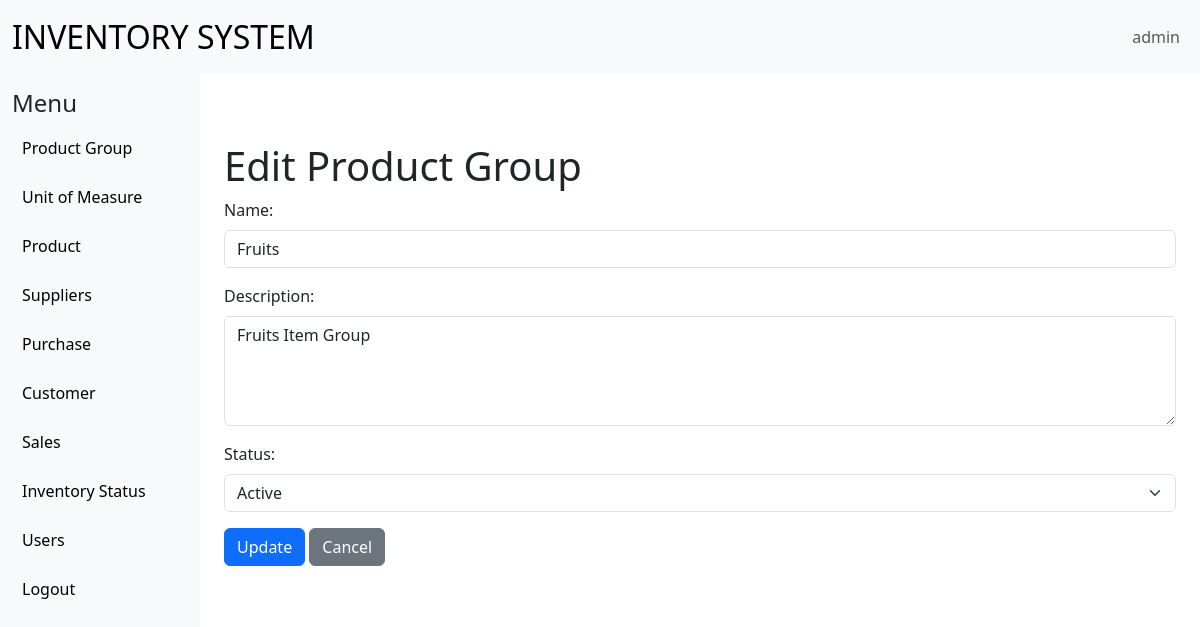
The app's page /productsystem/ProductGroupEdit.php?id=1 (signed in) with its own data.
### tables this page shows
CREATE TABLE `ProductGroups` (
  `id` int(11) NOT NULL,
  `name` varchar(255) NOT NULL,
  `description` text DEFAULT NULL,
  `status` enum('active','inactive') DEFAULT 'active'
);

### productsystem/ProductGroupEdit.php (the view, shortened to what this page needs)
<?php
include('../common/base.php');
$id = $con->real_escape_string($_GET['id']);
$query = "SELECT * FROM ProductGroups WHERE id = ?";
$stmt = $con->prepare($query);
$stmt->bind_param("s", $id);
$stmt->execute();
$result = $stmt->get_result();
$product_group = $result->fetch_assoc();
?>
<!DOCTYPE html>
<html lang="en">
<head>
    <link href="https://cdn.jsdelivr.net/npm/bootstrap@5.3.0/dist/css/bootstrap.min.css" rel="stylesheet">
</head>
<body>
    <div class="container mt-5">
        <h1>Edit Product Group</h1>
        <form method="post" action="">
            <div class="mb-3">
                <label for="name" class="form-label">Name:</label>
                <input type="text" id="name" name="name" class="form-control" value="<?php echo htmlspecialchars($product_group['name']); ?>" required>
            </div>
            <div class="mb-3">
                <label for="description" class="form-label">Description:</label>
                <textarea id="description" name="description" class="form-control" rows="4"><?php echo htmlspecialchars($product_group['description']); ?></textarea>
            </div>
            <div class="mb-3">
                <label for="status" class="form-label">Status:</label>
                <select id="status" name="status" class="form-select">
                    <option value="active" <?php if ($product_group['status'] === 'active') echo 'selected'; ?>>Active</option>
                </select>
            </div>
            <button type="submit" class="btn btn-primary">Update</button>
            <a href="ProductGroupList.php" class="btn btn-secondary">Cancel</a>
        </form>
    </div>
<?php include('../common/footer.php'); ?>

### common/base.php (style rules this page uses)
body { overflow-x: hidden; }

### records on screen
productgroups: name "Fruits", description "Fruits Item Group", status "Active"

### other values on screen
$_SESSION['username'] "admin"
